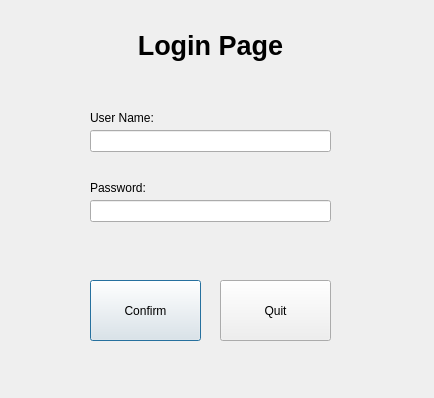
<?xml version="1.0" encoding="UTF-8"?>
<ui version="4.0">
 <class>LoginPage</class>
 <widget class="QDialog" name="LoginPage">
  <property name="geometry">
   <rect>
    <x>0</x>
    <y>0</y>
    <width>434</width>
    <height>398</height>
   </rect>
  </property>
  <property name="windowTitle">
   <string>Dialog</string>
  </property>
  <widget class="QLabel" name="label">
   <property name="geometry">
    <rect>
     <x>120</x>
     <y>0</y>
     <width>181</width>
     <height>91</height>
    </rect>
   </property>
   <property name="text">
    <string>&lt;html&gt;&lt;head/&gt;&lt;body&gt;&lt;p align=&quot;center&quot;&gt;&lt;span style=&quot; font-size:20pt; font-weight:600;&quot;&gt;Login Page&lt;/span&gt;&lt;/p&gt;&lt;/body&gt;&lt;/html&gt;</string>
   </property>
  </widget>
  <widget class="QLabel" name="label_2">
   <property name="geometry">
    <rect>
     <x>90</x>
     <y>110</y>
     <width>101</width>
     <height>16</height>
    </rect>
   </property>
   <property name="text">
    <string>User Name:</string>
   </property>
  </widget>
  <widget class="QLabel" name="label_3">
   <property name="geometry">
    <rect>
     <x>90</x>
     <y>180</y>
     <width>111</width>
     <height>16</height>
    </rect>
   </property>
   <property name="text">
    <string>Password:</string>
   </property>
  </widget>
  <widget class="QLineEdit" name="nameLine">
   <property name="geometry">
    <rect>
     <x>90</x>
     <y>130</y>
     <width>241</width>
     <height>22</height>
    </rect>
   </property>
  </widget>
  <widget class="QLineEdit" name="passLine">
   <property name="geometry">
    <rect>
     <x>90</x>
     <y>200</y>
     <width>241</width>
     <height>22</height>
    </rect>
   </property>
  </widget>
  <widget class="QPushButton" name="confirmButton">
   <property name="geometry">
    <rect>
     <x>90</x>
     <y>280</y>
     <width>111</width>
     <height>61</height>
    </rect>
   </property>
   <property name="text">
    <string>Confirm</string>
   </property>
  </widget>
  <widget class="QPushButton" name="quitButton">
   <property name="geometry">
    <rect>
     <x>220</x>
     <y>280</y>
     <width>111</width>
     <height>61</height>
    </rect>
   </property>
   <property name="text">
    <string>Quit</string>
   </property>
  </widget>
  <widget class="QLabel" name="errLabel">
   <property name="geometry">
    <rect>
     <x>100</x>
     <y>240</y>
     <width>221</width>
     <height>20</height>
    </rect>
   </property>
   <property name="text">
    <string>&lt;html&gt;&lt;head/&gt;&lt;body&gt;&lt;p align=&quot;center&quot;&gt;&lt;br/&gt;&lt;/p&gt;&lt;/body&gt;&lt;/html&gt;</string>
   </property>
  </widget>
 </widget>
 <resources/>
 <connections/>
</ui>
